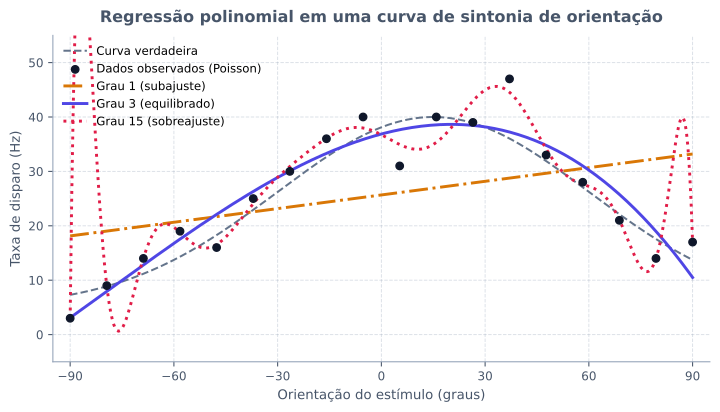

Recreate this plot in Python.
from pathlib import Path

import matplotlib.pyplot as plt
import numpy as np
from sklearn.linear_model import LinearRegression
from sklearn.pipeline import Pipeline
from sklearn.preprocessing import PolynomialFeatures, StandardScaler

plt.rcParams['svg.fonttype'] = 'none'


def curva_sintonia(theta: np.ndarray) -> np.ndarray:
    """Curva de sintonia de orientação (taxa em Hz)."""
    return 5.0 + 35.0 * np.exp(-0.5 * ((theta - 15.0) / 45.0) ** 2)


def main() -> None:
    rng = np.random.default_rng(0)

    # 18 orientações amostradas entre -90° e +90° (janela de 1 s -> contagem = taxa em Hz)
    theta_obs = np.linspace(-90.0, 90.0, 18)
    taxa_real_obs = curva_sintonia(theta_obs)
    taxa_obs = rng.poisson(taxa_real_obs).astype(float)

    theta_grade = np.linspace(-90.0, 90.0, 400)
    taxa_real_grade = curva_sintonia(theta_grade)

    cor_texto = "#475569"
    cor_grade = "#94A3B8"

    configs = [
        (1, "Grau 1 (subajuste)", "#D97706", "-."),
        (3, "Grau 3 (equilibrado)", "#4F46E5", "-"),
        (15, "Grau 15 (sobreajuste)", "#E11D48", ":"),
    ]

    fig, ax = plt.subplots(figsize=(7.6, 4.4))
    fig.patch.set_alpha(0.0)
    ax.patch.set_alpha(0.0)

    ax.plot(
        theta_grade,
        taxa_real_grade,
        color="#64748B",
        linestyle="--",
        linewidth=1.5,
        label="Curva verdadeira",
    )
    ax.scatter(
        theta_obs,
        taxa_obs,
        color="#0F172A",
        s=32,
        zorder=5,
        label="Dados observados (Poisson)",
    )

    for grau, rotulo, cor, estilo in configs:
        modelo = Pipeline(
            [
                ("poly", PolynomialFeatures(degree=grau, include_bias=False)),
                ("scaler", StandardScaler()),
                ("reg", LinearRegression()),
            ]
        )
        modelo.fit(theta_obs.reshape(-1, 1), taxa_obs)
        y_pred = modelo.predict(theta_grade.reshape(-1, 1))
        ax.plot(theta_grade, y_pred, color=cor, linestyle=estilo, linewidth=2.2, label=rotulo)

    ax.set_title(
        "Regressão polinomial em uma curva de sintonia de orientação",
        fontsize=12,
        fontweight="bold",
        color=cor_texto,
        pad=10,
    )
    ax.set_xlabel("Orientação do estímulo (graus)", fontsize=10, color=cor_texto)
    ax.set_ylabel("Taxa de disparo (Hz)", fontsize=10, color=cor_texto)
    ax.set_xlim(-95, 95)
    ax.set_ylim(-5, 55)
    ax.set_xticks(np.arange(-90, 91, 30))

    ax.grid(True, linestyle="--", linewidth=0.7, alpha=0.35, color=cor_grade)
    ax.spines["top"].set_visible(False)
    ax.spines["right"].set_visible(False)
    ax.spines["left"].set_color(cor_grade)
    ax.spines["bottom"].set_color(cor_grade)
    ax.tick_params(colors=cor_texto, labelsize=9)
    ax.legend(frameon=False, fontsize=8.8, loc="upper left")

    fig.tight_layout()
    destino = Path(__file__).resolve().parent / "t02-polinomios.svg"
    fig.savefig(destino, format="svg", transparent=True, bbox_inches="tight")
    plt.close(fig)


if __name__ == "__main__":
    main()
